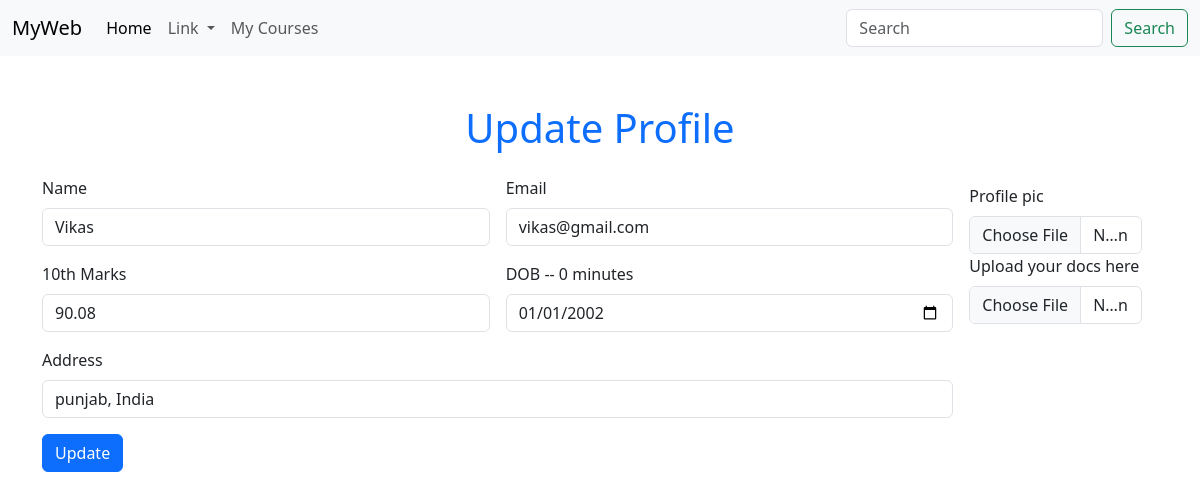
The app's page /profile/ (signed in) with its own data.
### myapp/models.py (models this page shows, shortened)
class User(models.Model):
    name = models.CharField(max_length=50)
    roll = models.IntegerField(unique=True)
    password = models.CharField(max_length=100, null=False)
    email = models.EmailField(unique=True)
    address = models.TextField()

class UserProfile(models.Model):
    pic = models.ImageField(upload_to='user/user_profile/', null=True, blank=True)
    docs = models.FileField(upload_to='user/user_docs/', null=True, blank=True)
    matriculation_marks = models.DecimalField(max_digits=4, decimal_places=2)
    dob = models.DateField()
    user = models.OneToOneField(User, on_delete=models.CASCADE)

### myapp/views.py (the view, shortened to what this page needs)
# urls.py: path('profile/', views.profile, name="profile"),
def profile(request):
    if not request.session.get("user"):
        return redirect("login")
    curruser = User.objects.filter(email = request.session["user"]).first()
    curr_profile = UserProfile.objects.filter(user = curruser).first()
    return render(request, "profile.html", {"user":curruser, "profile":curr_profile })

### myapp/templates/profile.html (shortened to what this page needs)
{% extends 'base.html' %}
{% block content %}
<div class="container my-5">
    <h1 class="text-primary text-center"> Update Profile </h1>
<form class="row g-3" method="post" enctype="multipart/form-data">
   <div class="row g-3 col-10">
      <div class="col-md-6">
        <label for="inputEmail4" class="form-label">Name</label>
        <input type="text" class="form-control" name="name" value="{{ user.name }}">
      </div>
      <div class="col-md-6">
        <label for="inputPassword4" class="form-label">Email</label>
        <input type="email" class="form-control" name="email"  value="{{ user.email }}" readonly>
      </div>
      <div class="col-md-6">
        <label for="inputPassword4" class="form-label">10th Marks</label>
        <input type="number" class="form-control" name="marks"  value="{{ profile.matriculation_marks }}" required>
      </div>
      <div class="col-md-6">
        <label for="inputPassword4" class="form-label">DOB -- {{ profile.dob|timeuntil }}</label>
<input type="date" class="form-control" name="dob" value="{{ profile.dob|date:'Y-m-d' }}" required>
      </div>
      <div class="col-12">
        <label for="inputAddress2" class="form-label">Address </label>
        <input type="text" class="form-control" name="address" value="{{ user.address }}">
      </div>
   </div>
  <div class="col-2">
    <div>
    <br>
    <label for="inputAddress2" class="form-label">Profile pic </label>
    <input type="file" class="form-control" name="pic" >
    </div>
      <div>
     {% if profile.docs %}
    <label for="inputAddress2" class="form-label">Docs  <a href="{{ profile.docs.url }}">Click to Open</a>   </label>
    <input type="file" class="form-control" name="docs" >
    {% else %}
    <label for="inputAddress2" class="form-label">Upload your docs here  </label>
    <input type="file" class="form-control" name="docs" >
    {% endif %}
    </div>
  </div>
  <div class="col-12">
    <button type="submit" class="btn btn-primary">Update</button>
  </div>
</form>
</div>
{% endblock %}

### records on screen
User: name "Vikas", email "vikas@gmail.com", address "punjab, India"
UserProfile: marks "90.08", dob "0 minutes", dob "01/01/2002"
